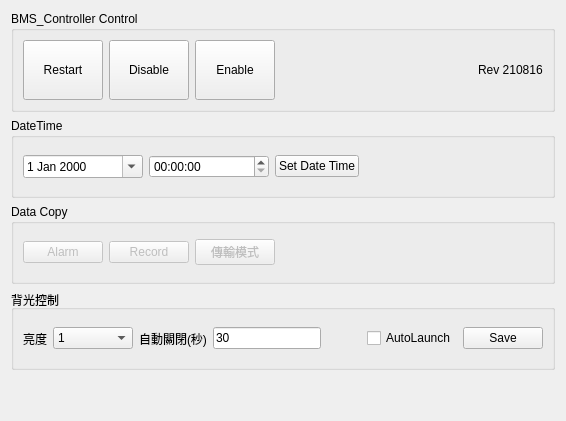
   <widget class="QWidget" name="tab_3">
    <attribute name="title">
     <string>系統控制</string>
    </attribute>
    <layout class="QVBoxLayout" name="verticalLayout_3">
     <item>
      <widget class="QGroupBox" name="groupBox_12">
       <property name="title">
        <string>BMS_Controller Control</string>
       </property>
       <layout class="QHBoxLayout" name="horizontalLayout_5">
        <item>
         <widget class="QPushButton" name="pbRestartController">
          <property name="minimumSize">
           <size>
            <width>0</width>
            <height>60</height>
           </size>
          </property>
          <property name="text">
           <string>Restart</string>
          </property>
         </widget>
        </item>
        <item>
         <widget class="QPushButton" name="pbDisableController">
          <property name="minimumSize">
           <size>
            <width>0</width>
            <height>60</height>
           </size>
          </property>
          <property name="text">
           <string>Disable</string>
          </property>
         </widget>
        </item>
        <item>
         <widget class="QPushButton" name="pbEnableController">
          <property name="minimumSize">
           <size>
            <width>0</width>
            <height>60</height>
           </size>
          </property>
          <property name="text">
           <string>Enable</string>
          </property>
         </widget>
        </item>
        <item>
         <spacer name="horizontalSpacer_2">
          <property name="orientation">
           <enum>Qt::Horizontal</enum>
          </property>
          <property name="sizeHint" stdset="0">
           <size>
            <width>40</width>
            <height>20</height>
           </size>
          </property>
         </spacer>
        </item>
        <item>
         <widget class="QLabel" name="lbVersion">
          <property name="text">
           <string>Rev 210816</string>
          </property>
         </widget>
        </item>
       </layout>
      </widget>
     </item>
     <item>
      <widget class="QGroupBox" name="groupBox_13">
       <property name="minimumSize">
        <size>
         <width>0</width>
         <height>80</height>
        </size>
       </property>
       <property name="title">
        <string>DateTime</string>
       </property>
       <layout class="QHBoxLayout" name="horizontalLayout_6">
        <item>
         <widget class="QDateEdit" name="dateEdit">
          <property name="minimumSize">
           <size>
            <width>120</width>
            <height>0</height>
           </size>
          </property>
          <property name="calendarPopup">
           <bool>true</bool>
          </property>
         </widget>
        </item>
        <item>
         <widget class="QTimeEdit" name="timeEdit">
          <property name="minimumSize">
           <size>
            <width>120</width>
            <height>0</height>
           </size>
          </property>
          <property name="calendarPopup">
           <bool>true</bool>
          </property>
         </widget>
        </item>
        <item>
         <widget class="QPushButton" name="pbSetDateTime">
          <property name="text">
           <string>Set Date Time</string>
          </property>
         </widget>
        </item>
        <item>
         <spacer name="horizontalSpacer_3">
          <property name="orientation">
           <enum>Qt::Horizontal</enum>
          </property>
          <property name="sizeHint" stdset="0">
           <size>
            <width>40</width>
            <height>20</height>
           </size>
          </property>
         </spacer>
        </item>
       </layout>
      </widget>
     </item>
     <item>
      <widget class="QGroupBox" name="groupBox_14">
       <property name="minimumSize">
        <size>
         <width>0</width>
         <height>80</height>
        </size>
       </property>
       <property name="title">
        <string>Data Copy</string>
       </property>
       <layout class="QHBoxLayout" name="horizontalLayout_7">
        <item>
         <widget class="QPushButton" name="pbAlarmToSD">
          <property name="enabled">
           <bool>false</bool>
          </property>
          <property name="sizePolicy">
           <sizepolicy hsizetype="Minimum" vsizetype="Fixed">
            <horstretch>0</horstretch>
            <verstretch>0</verstretch>
           </sizepolicy>
          </property>
          <property name="text">
           <string>Alarm</string>
          </property>
         </widget>
        </item>
        <item>
         <widget class="QPushButton" name="pbRecordToSD">
          <property name="enabled">
           <bool>false</bool>
          </property>
          <property name="sizePolicy">
           <sizepolicy hsizetype="Minimum" vsizetype="Fixed">
            <horstretch>0</horstretch>
            <verstretch>0</verstretch>
           </sizepolicy>
          </property>
          <property name="text">
           <string>Record</string>
          </property>
         </widget>
        </item>
        <item>
         <widget class="QPushButton" name="pbEnterLanMode">
          <property name="enabled">
           <bool>false</bool>
          </property>
          <property name="sizePolicy">
           <sizepolicy hsizetype="Minimum" vsizetype="Fixed">
            <horstretch>0</horstretch>
            <verstretch>0</verstretch>
           </sizepolicy>
          </property>
          <property name="text">
           <string>傳輸模式</string>
          </property>
         </widget>
        </item>
        <item>
         <spacer name="horizontalSpacer_5">
          <property name="orientation">
           <enum>Qt::Horizontal</enum>
          </property>
          <property name="sizeHint" stdset="0">
           <size>
            <width>40</width>
            <height>20</height>
           </size>
          </property>
         </spacer>
        </item>
       </layout>
      </widget>
     </item>
     <item>
      <widget class="QGroupBox" name="groupBox_18">
       <property name="minimumSize">
        <size>
         <width>0</width>
         <height>80</height>
        </size>
       </property>
       <property name="title">
        <string>背光控制</string>
       </property>
       <layout class="QHBoxLayout" name="horizontalLayout_2">
        <item>
         <widget class="QLabel" name="label_8">
          <property name="text">
           <string>亮度</string>
          </property>
         </widget>
        </item>
        <item>
         <widget class="QComboBox" name="comboBox">
          <property name="minimumSize">
           <size>
            <width>80</width>
            <height>0</height>
           </size>
          </property>
          <item>
           <property name="text">
            <string>1</string>
           </property>
          </item>
          <item>
           <property name="text">
            <string>2</string>
           </property>
          </item>
          <item>
           <property name="text">
            <string>3</string>
           </property>
          </item>
          <item>
           <property name="text">
            <string>4</string>
           </property>
          </item>
          <item>
           <property name="text">
            <string>5</string>
           </property>
          </item>
          <item>
           <property name="text">
            <string>6</string>
           </property>
          </item>
          <item>
           <property name="text">
            <string>7</string>
           </property>
          </item>
         </widget>
        </item>
        <item>
         <widget class="QLabel" name="label_31">
          <property name="text">
           <string>自動關閉(秒)</string>
          </property>
         </widget>
        </item>
        <item>
         <widget class="FocusEditor" name="leBackLightAutoSec">
          <property name="enabled">
           <bool>true</bool>
          </property>
          <property name="sizePolicy">
           <sizepolicy hsizetype="Minimum" vsizetype="Fixed">
            <horstretch>0</horstretch>
            <verstretch>0</verstretch>
           </sizepolicy>
          </property>
          <property name="text">
           <string>30</string>
          </property>
         </widget>
        </item>
        <item>
         <spacer name="horizontalSpacer_4">
          <property name="orientation">
           <enum>Qt::Horizontal</enum>
          </property>
          <property name="sizeHint" stdset="0">
           <size>
            <width>40</width>
            <height>20</height>
           </size>
          </property>
         </spacer>
        </item>
        <item>
         <widget class="QCheckBox" name="cbAutoLaunch">
          <property name="text">
           <string>AutoLaunch</string>
          </property>
         </widget>
        </item>
        <item>
         <widget class="QPushButton" name="pbSaveBL">
          <property name="text">
           <string>Save</string>
          </property>
         </widget>
        </item>
       </layout>
      </widget>
     </item>
     <item>
      <spacer name="verticalSpacer_2">
       <property name="orientation">
        <enum>Qt::Vertical</enum>
       </property>
       <property name="sizeHint" stdset="0">
        <size>
         <width>20</width>
         <height>40</height>
        </size>
       </property>
      </spacer>
     </item>
    </layout>
   </widget>
